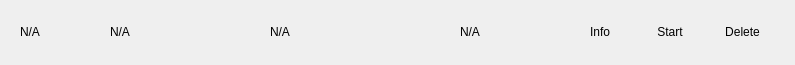
<?xml version="1.0" encoding="UTF-8"?>
<ui version="4.0">
 <class>MNRow</class>
 <widget class="QWidget" name="MNRow">
  <property name="geometry">
   <rect>
    <x>0</x>
    <y>0</y>
    <width>475</width>
    <height>65</height>
   </rect>
  </property>
  <property name="windowTitle">
   <string>Form</string>
  </property>
  <property name="styleSheet">
   <string notr="true"/>
  </property>
  <layout class="QVBoxLayout" name="verticalLayout_2">
   <property name="spacing">
    <number>0</number>
   </property>
   <property name="leftMargin">
    <number>20</number>
   </property>
   <property name="topMargin">
    <number>0</number>
   </property>
   <property name="rightMargin">
    <number>20</number>
   </property>
   <property name="bottomMargin">
    <number>0</number>
   </property>
   <item>
    <widget class="QFrame" name="frame_2">
     <property name="styleSheet">
      <string notr="true">border:none;</string>
     </property>
     <property name="frameShape">
      <enum>QFrame::StyledPanel</enum>
     </property>
     <property name="frameShadow">
      <enum>QFrame::Raised</enum>
     </property>
     <layout class="QHBoxLayout" name="horizontalLayout">
      <property name="spacing">
       <number>10</number>
      </property>
      <property name="leftMargin">
       <number>0</number>
      </property>
      <property name="rightMargin">
       <number>0</number>
      </property>
      <item>
       <widget class="QLabel" name="labelName">
        <property name="minimumSize">
         <size>
          <width>80</width>
          <height>0</height>
         </size>
        </property>
        <property name="text">
         <string notr="true">N/A</string>
        </property>
       </widget>
      </item>
      <item>
       <widget class="QLabel" name="labelAddress">
        <property name="minimumSize">
         <size>
          <width>150</width>
          <height>0</height>
         </size>
        </property>
        <property name="text">
         <string notr="true">N/A</string>
        </property>
       </widget>
      </item>
      <item>
       <widget class="QLabel" name="labelTxId">
        <property name="minimumSize">
         <size>
          <width>180</width>
          <height>0</height>
         </size>
        </property>
        <property name="text">
         <string notr="true">N/A</string>
        </property>
       </widget>
      </item>
      <item>
       <widget class="QLabel" name="labelDate">
        <property name="minimumSize">
         <size>
          <width>100</width>
          <height>0</height>
         </size>
        </property>
        <property name="text">
         <string notr="true">N/A</string>
        </property>
       </widget>
      </item>
      <item>
       <widget class="QPushButton" name="pushButtonInfo">
        <property name="minimumSize">
         <size>
          <width>60</width>
          <height>30</height>
         </size>
        </property>
        <property name="maximumSize">
         <size>
          <width>60</width>
          <height>30</height>
         </size>
        </property>
        <property name="focusPolicy">
         <enum>Qt::NoFocus</enum>
        </property>
        <property name="text">
         <string>Info</string>
        </property>
       </widget>
      </item>
      <item>
       <widget class="QPushButton" name="pushButtonStart">
        <property name="minimumSize">
         <size>
          <width>60</width>
          <height>30</height>
         </size>
        </property>
        <property name="maximumSize">
         <size>
          <width>60</width>
          <height>30</height>
         </size>
        </property>
        <property name="focusPolicy">
         <enum>Qt::NoFocus</enum>
        </property>
        <property name="text">
         <string>Start</string>
        </property>
       </widget>
      </item>
      <item>
       <widget class="QPushButton" name="pushButtonDelete">
        <property name="minimumSize">
         <size>
          <width>65</width>
          <height>30</height>
         </size>
        </property>
        <property name="maximumSize">
         <size>
          <width>65</width>
          <height>30</height>
         </size>
        </property>
        <property name="focusPolicy">
         <enum>Qt::NoFocus</enum>
        </property>
        <property name="text">
         <string>Delete</string>
        </property>
       </widget>
      </item>
     </layout>
    </widget>
   </item>
   <item>
    <widget class="QLabel" name="lblDivisory">
     <property name="minimumSize">
      <size>
       <width>0</width>
       <height>1</height>
      </size>
     </property>
     <property name="maximumSize">
      <size>
       <width>16777215</width>
       <height>1</height>
      </size>
     </property>
     <property name="text">
      <string/>
     </property>
     <property name="alignment">
      <set>Qt::AlignBottom|Qt::AlignLeading|Qt::AlignLeft</set>
     </property>
    </widget>
   </item>
  </layout>
 </widget>
 <resources/>
 <connections/>
</ui>
